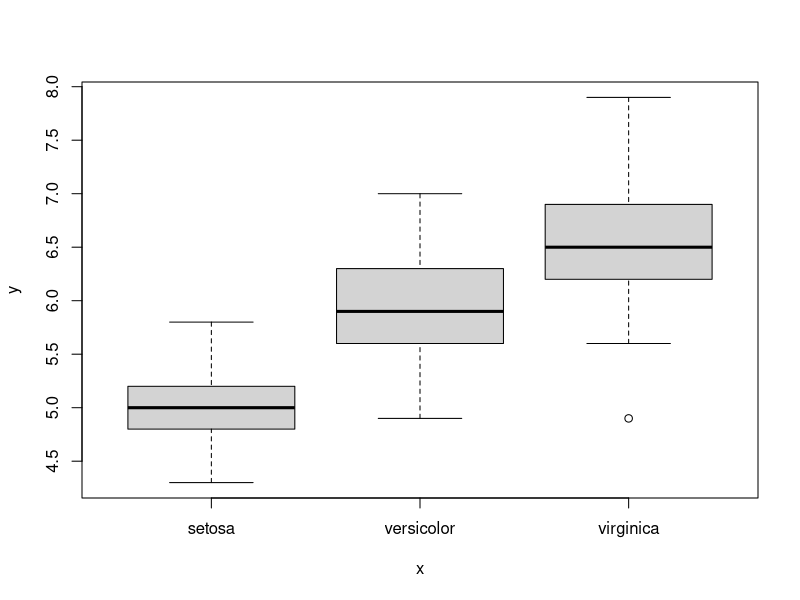
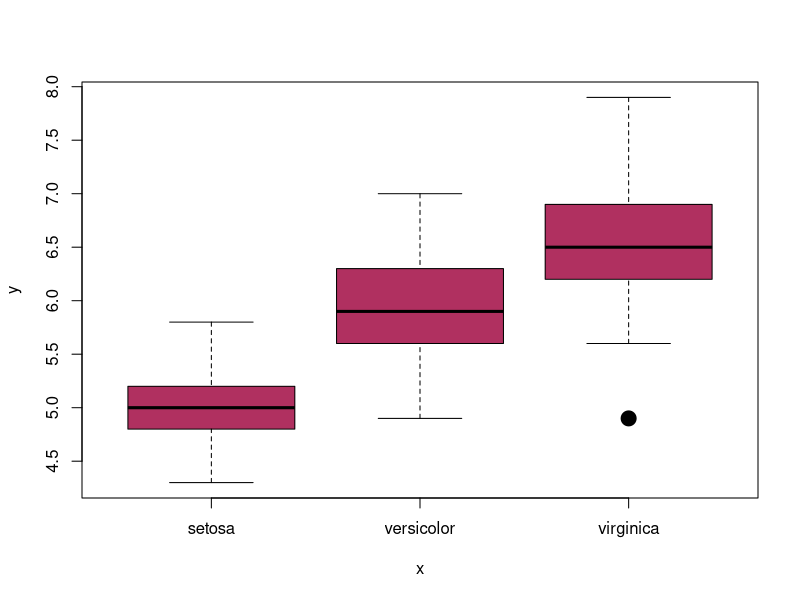
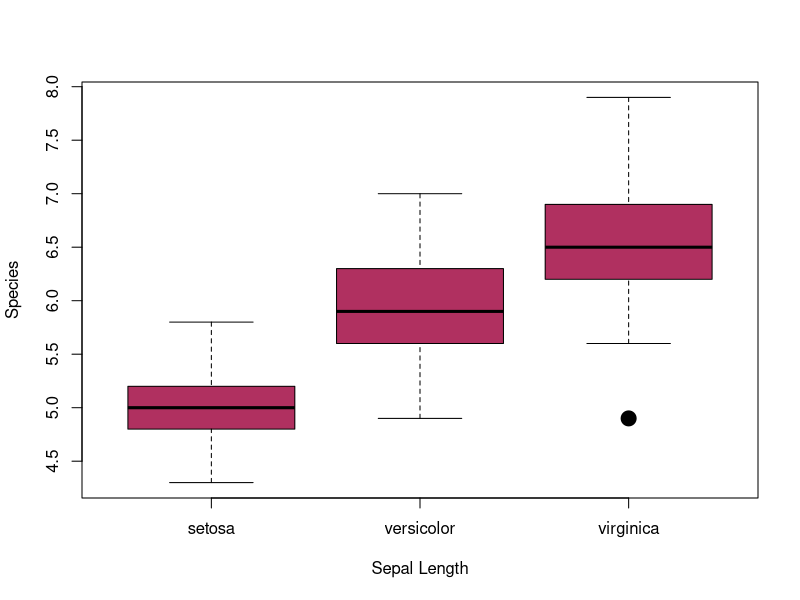
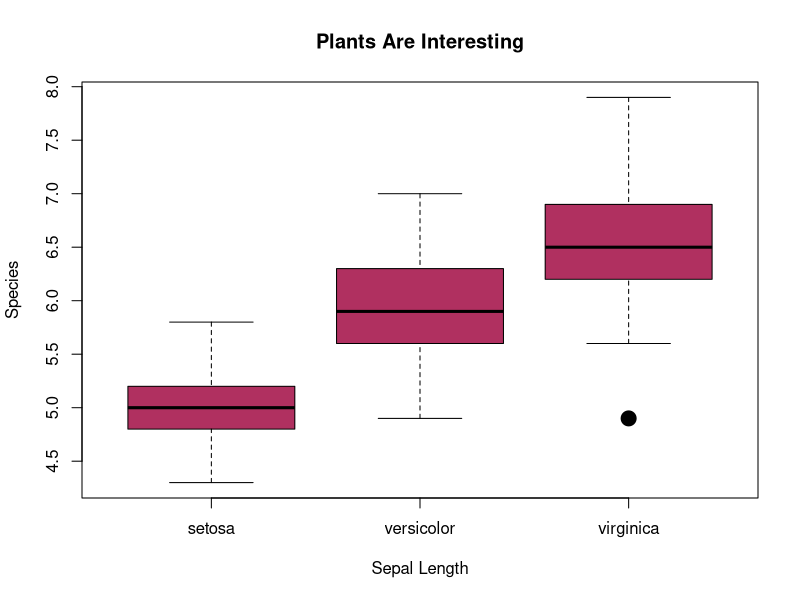
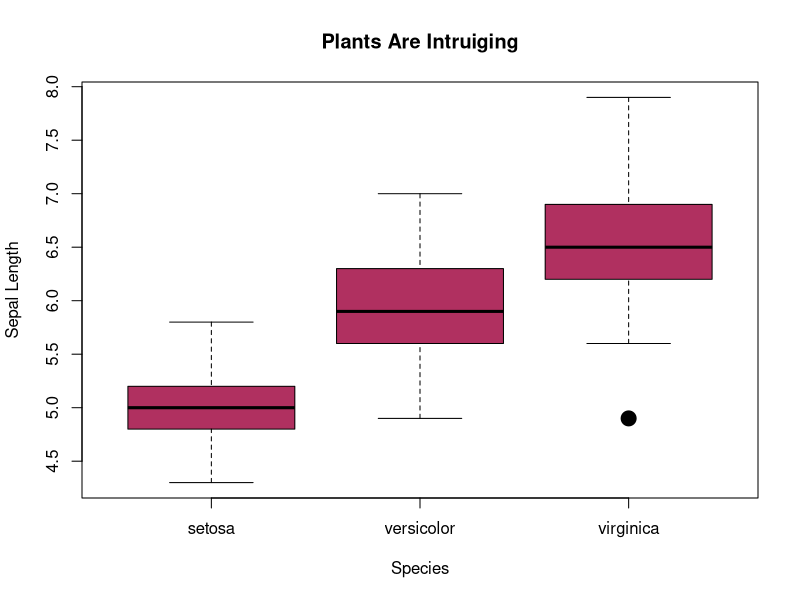
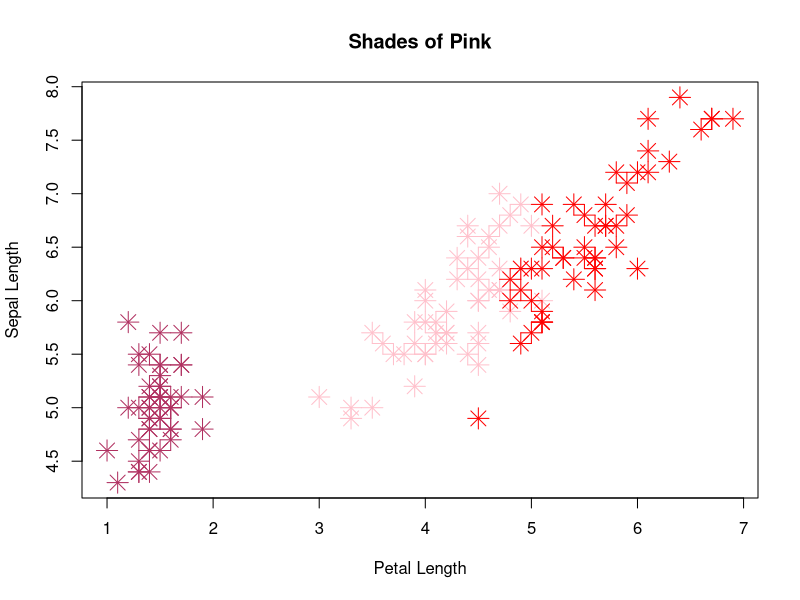

These figures' R source, in order:
iris #Looking at the whole data set

SepL <- iris$Sepal.Length #Naming a column something easier to grab. Also taking Sepal Length data out of the larger data set, so I can impliment it elsewhere

Sp <- iris$Species #same as above.

plot(Sp, SepL) #Here I am making sure that plot works and seeing what the data looks like. I thought it would be most interesting to look at a character vs. a numeric value. Especially when looking at biological data, it is fun to look at morphological differences across species

plot(Sp, SepL, cex=2, pch=19, col="maroon") #Here I am adding to the plot above. I added color to the plot, chose a style for the one outlier point (it seems like by using this function, it only effect the one outlier point becase it literally is the only point whereas the rest are within the box), and increased the size of the points. This part is different than the examples given in iris stub because only just color was an added feature to the example plots. I also tried to add a fun color. 

plot(Sp, SepL, xlab= "Sepal Length", ylab= "Species",cex=2, pch=19, col="maroon") #Here I add x and y labels. Deviating even further from the iris stub example. I am trying to replicate a plot that I would use in my research. In other words, I am testing out R skills/coding that I can impliment later in my academic career. Lastly, we had not tried a box plot yet and I was eager to try.

plot(iris$Species, iris$Sepal.Length, main="Plants Are Interesting", xlab= "Sepal Length", ylab= "Species",cex=2, pch=19, col="maroon") #Here I add a main title as well. 

plot(Sp, SepL, main="Plants Are Intruiging", ylab= "Sepal Length", xlab= "Species",cex=2, pch=19, col="maroon") #Here I am seeing if I can make the same plot as above but in a more concise way. It worked!

Sp #Here I wanted to try making the species different colors on a scatter plot

color = rep("red", 150) #All of the below are skills we learned on Thursday, but not on iris stub. However, I still tried to take what we learned in class and try out some new skills. I used the same functions to reach the scatterplot...I created 150 red characters. I made 150 to match the dataset that also has 150 numbers/characters

color #checking my work

color[Sp=="setosa"]<-"maroon" #Here,I used logicals to find Setosa and make those maroon.

color #checking my work

unique(Sp) #I used this function to find the remaining species.

color[Sp=="versicolor"]<-"pink" #Here I turned versicolor "pink"

color #checking my work

plot(iris$Petal.Length, SepL, main="Shades of Pink", ylab="Sepal Length", xlab="Petal Length", col=color, cex=2, pch=8) #plotted a multi-color scatter plot with labels and a title! I found different symbols for the points as well.